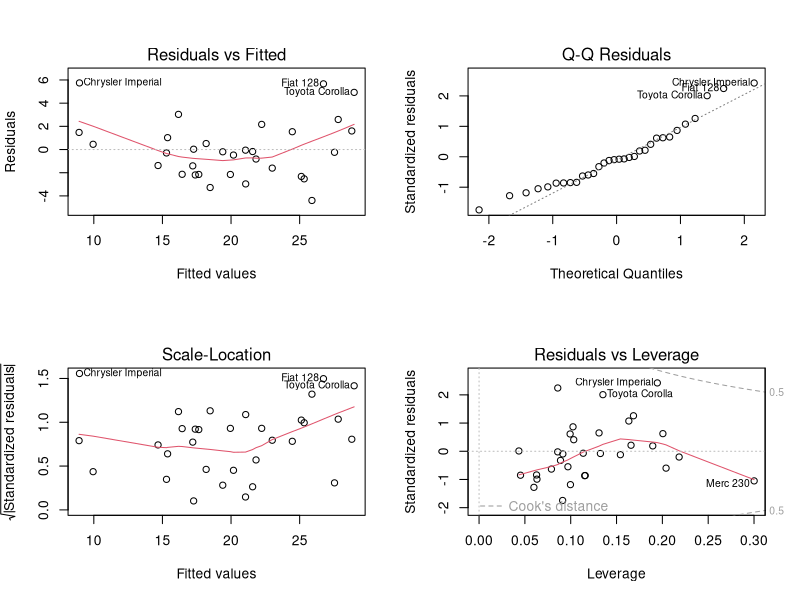

Here is the R script that generated this plot: (Note: this script raises an error after producing the figure.)
# Assumption testing script
# Mario A. Garcia Meza
# June 2022

# Libraries
library(dplyr)

# The model
str(mtcars)
model <- lm(mpg ~ wt + disp + qsec, data = mtcars)
summary(model)

par(mfrow = c(2,2))

plot(model)



hacer_grafica <- function(grafico, name_of_file){
    grafico
    png(filename = gsub(" ", "", paste("R-Modelos-Lineales/assumption_tests/img/",name_of_file,".png")))
    file.show(gsub(" ", "", paste("R-Modelos-Lineales/assumption_tests/img/",name_of_file,".png")))
    dev.off()
}
# -----------------------------------

hacer_grafica(modelo = model, "plot2", 1)

(plot(model$fitted.values,
    model$model$mgp)) %>%
    hacer_grafica("plot2")

# Normalidad en los residuales
hist(model$residuals)
plot(model, 2)
MASS::studres(model) %>%
    shapiro.test()

# Prueba de Heterocedasticidad

plot(model, 3)

lmtest::gqtest(model)
lmtest::gqtest(model, 
            order.by = ~disp + hp,
                data = mtcars)


# Breusch-Pagan

lmtest::bptest(model)

# Autocorrelacion 

acf(mtcars, lag.max = 15, plot = TRUE)

# Colinealidad
head(mtcars)
matriz_corr <- cor(mtcars %>%
    select(mpg, wt, qsec, disp))

corrplot::corrplot(matriz_corr)


# Multicolinealidad
car::vif(model)
# Si alguna de estas sale demasiado alta, podria haber